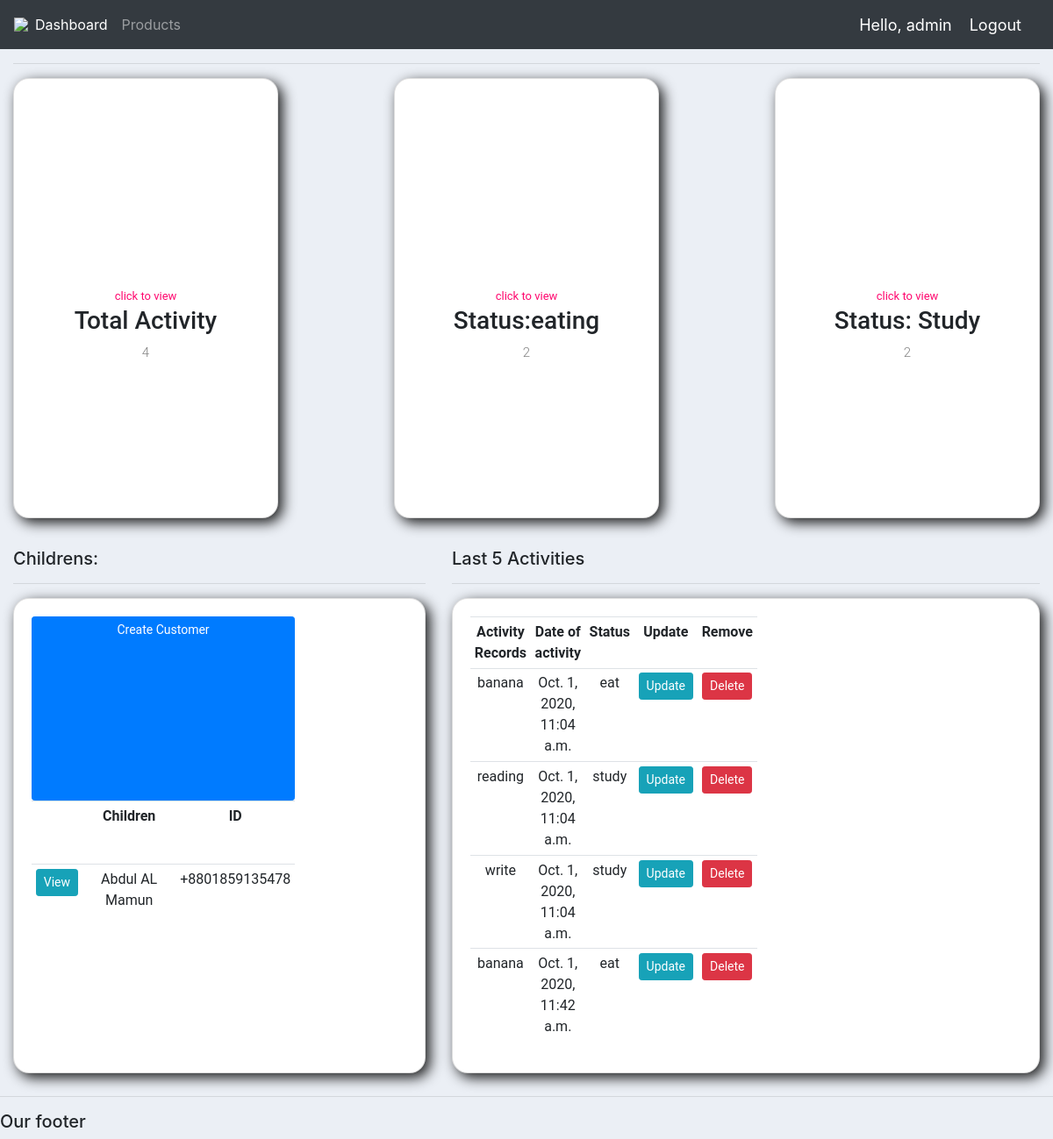
The app's page / (signed in) with its own data.
### accounts/models.py (models this page shows, shortened)
class Customer(models.Model):
	user = models.OneToOneField(User, null=True, blank=True, on_delete=models.CASCADE)
	name = models.CharField(max_length=200, null=True)
	phone = models.CharField(max_length=200, null=True)
	email = models.CharField(max_length=200, null=True)
	profile_pic = models.ImageField(upload_to = 'images/',default="profile1.png", null=True, blank=True)
	date_created = models.DateTimeField(auto_now_add=True, null=True)

class Order(models.Model):
	STATUS = (
			('eat', 'eat'),
			('play', 'play'),
			('study', 'study'),
            ('positive emotion','positive emotion'),
            ('negative emotion','negative emotion'),
			)
	customer = models.ForeignKey(Customer, null=True, on_delete= models.SET_NULL)
	product = models.ForeignKey(Product, null=True, on_delete= models.SET_NULL)
	date_created = models.DateTimeField(auto_now_add=True, null=True)
	status = models.CharField(max_length=200, null=True, choices=STATUS)
	note = models.CharField(max_length=1000, null=True)

class Product(models.Model):
	CATEGORY = (
			('Food', 'Food'),
			('Out Door', 'Out Door'),
   	        ('In Door', 'In Door'),
            ('swim', 'swim'),
            ('writing', 'writing'),
            ('Reading', 'Reading'),
            ('Play', 'Play'),
			)
	name = models.CharField(max_length=200, null=True)
	price = models.FloatField(null=True)
	category = models.CharField(max_length=200, null=True, choices=CATEGORY)
	description = models.CharField(max_length=200, null=True, blank=True)
	date_created = models.DateTimeField(auto_now_add=True, null=True)
	tags = models.ManyToManyField(Tag) # A product can be specified by many Tags
	def __str__(self):
		return self.name

### accounts/decorators.py (the view)
	def wrapper_function(request, *args, **kwargs):
		group = None
		if request.user.groups.exists():
			group = request.user.groups.all()[0].name
		if group == 'customer':
			return redirect('user-page')
		if group == 'admin':
			return view_func(request, *args, **kwargs)

### accounts/views.py (called while the page is built)
@login_required(login_url='login')
@admin_only
def home(request):
	orders = Order.objects.all()
	customers = Customer.objects.all()
	total_customers = customers.count()
	total_orders = orders.count()
	delivered = orders.filter(status='eat').count()
	pending = orders.filter(status='study').count()
	context = {'orders':orders, 'customers':customers,
	'total_orders':total_orders,'delivered':delivered,
	'pending':pending }
	return render(request, 'accounts/dashboard.html', context)

### mytag/templatetags/custom_tags.py (called while the page is built)
@register.filter(needs_autoescape=True)
def initial_letter_filter(text, autoescape=True):
    first, other = text[0], text[1:]
    if autoescape:
        esc = conditional_escape
    else:
        esc = lambda x: x
    result = '<strong>%s</strong>%s' % (esc(first), esc(other))
    return mark_safe(result)

### accounts/templates/accounts/dashboard.html
{%  extends 'accounts/main.html' %}
{% block content %}
{%  include 'accounts/status.html' %}
<br>
<div class="row">
	<div class="col-md-5">
		<h5>Childrens:</h5>
		<hr>
		<div class="card card-body">
			<a class="btn btn-primary  btn-sm btn-block" href="">Create Customer</a>
			<table class="table table-sm">
				<tr>
					<th></th>
					<th>Children</th>
					<th>ID</th>
				</tr>
				{% for customer in customers %}
					<tr>
						<td><a class="btn btn-sm btn-info" href="{% url 'customer' customer.id %}">View</a></td>
						<td>{{customer.name}}</td>
						<td>{{customer.phone}}</td>
					</tr>
				{% endfor %}
			</table>
		</div>
	</div>
	<div class="col-md-7">
		<h5>Last 5 Activities </h5>
		<hr>
		<div class="card card-body">
			<table class="table table-sm">
				<tr>
					<th>Activity Records</th>
					<th>Date of activity </th>
					<th>Status</th>
					<th>Update</th>
					<th>Remove</th>
				</tr>
				{% for order in orders %}
					<tr>
						<td>{{order.product}}</td>
						<td>{{order.date_created}}</td>
						<td>{{order.status}}</td>
						<td><a class="btn btn-sm btn-info" href="{% url 'update_order' order.id %}">Update</a></td>
						<td><a class="btn btn-sm btn-danger" href="{% url 'delete_order' order.id %}">Delete</a></td>
					</tr>
				{% endfor %}
			</table>
		</div>
	</div>
</div>
{% endblock %}

### accounts/templates/accounts/main.html (shortened to what this page needs)
{% load static %}
<!DOCTYPE html>
<html>
<head>
	<link rel="stylesheet" href="https://stackpath.bootstrapcdn.com/bootstrap/4.3.1/css/bootstrap.min.css">
	<link rel="stylesheet" type="text/css" href="{% static '/css/main.css' %}">
</head>
<body>
	{%  include 'accounts/navbar.html' %}
	<div class="container-fluid">
	{% block content %}
	{% endblock %}
	</div>
<hr>
	<h5>Our footer</h5>
</body>
</html>

### accounts/templates/accounts/navbar.html (shortened to what this page needs)
{% load static %}
<nav class="navbar navbar-expand-lg navbar-dark bg-dark">
 <img src="{% static 'images/logo.png' %}">
  <div class="collapse navbar-collapse" id="navbarNav">
    <ul class="navbar-nav">
      {% if request.user.is_staff %}
      <li class="nav-item active">
        <a class="nav-link" href="{% url 'home' %}">Dashboard</a>
      </li>
      <li class="nav-item">
        <a class="nav-link" href="{% url 'products' %}">Products</a>
      </li>
      {% else %}
       <li class="nav-item">
        <a class="nav-link" href="{% url 'account' %}">Settings</a>
      </li>
      {% endif %}
    </ul>
  </div>
  <span class="hello-msg">Hello, {{request.user}}</span>
  <span ><a  class="hello-msg" href="{% url 'logout' %}">Logout</a></span>
</nav>

### accounts/templates/accounts/status.html (shortened to what this page needs)
<!-- {% load custom_tags %}
<p>initial_letter_filter - {{"happy"|initial_letter_filter}}</p> -->
<hr>
<div class="flex-container">
	<div class="card" id="card1">
		<div class="card-image"> </div>
		<div class="card-text">
		  <span class="date">click to view</span>
		  <h2>Total Activity</h2>
		  <p>{{total_orders}}</p>
		</div>
    </div>
    <div class="card" id="card2">
      <div class="card-image"></div>
      <div class="card-text">
        <span class="date">click to view</span>
        <h2>Status:eating</h2>
        <p>{{delivered}}</p>
      </div>
      </div>
      <div class="card" id="card3">
        <div class="card-image"></div>
        <div class="card-text">
          <span class="date">click to view</span>
          <h2>Status: Study</h2>
          <p>{{pending}}</p>
        </div>
        </div>
</div>

### static/css/main.css (style rules this page uses)
body { background-color: #ebeff5; }

### accounts/templates/accounts/navbar.html (style rules this page uses)
.hello-msg { font-size: 18px; color: #fff; margin-right: 20px; }

### accounts/templates/accounts/status.html (style rules this page uses)
.flex-container { display: flex; flex-wrap: wrap; flex-direction: row; justify-content: space-between; }
.card { display: grid; grid-template-columns: 300px; grid-template-rows: 210px 210px 80px; grid-template-areas: "image" "text" "stats"; border-radius: 18px; background: white; box-shadow: 5px 5px 15px rgba(0,0,0,0.9); font-family: roboto; text-align: center; margin-bottom: 10px; }
.card-image { grid-area: image; }
.card-text { grid-area: text; }
.card-image { grid-area: image; background: url("img1.jpg"); border-top-left-radius: 15px; border-top-right-radius: 15px; background-size: cover; }
.card-text { grid-area: text; margin: 25px; }
.card-text .date { color: rgb(255, 7, 110); font-size:13px; }
.card-text p { color: grey; font-size:15px; font-weight: 300; }
.card-text h2 { margin-top:0px; font-size:28px; }

### records on screen
Customer: name "Abdul AL Mamun", phone "+8801859135478"
Order: product "banana", date_created "Oct. 1, 2020, 11:04 a.m.", status "eat"
Order: product "reading", date_created "Oct. 1, 2020, 11:04 a.m.", status "study"
Order: product "write", date_created "Oct. 1, 2020, 11:04 a.m.", status "study"
Order: product "banana", date_created "Oct. 1, 2020, 11:42 a.m.", status "eat"

### other values on screen
{{ request.user }} "admin"
{{ total_orders }} "4"
{{ delivered }} "2"
{{ pending }} "2"
